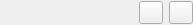
<?xml version="1.0" encoding="UTF-8"?>
<ui version="4.0">
 <class>qSlicerMergeNodesAddSelectorWidget</class>
 <widget class="qSlicerWidget" name="qSlicerMergeNodesAddSelectorWidget">
  <property name="geometry">
   <rect>
    <x>0</x>
    <y>0</y>
    <width>193</width>
    <height>25</height>
   </rect>
  </property>
  <property name="windowTitle">
   <string>Form</string>
  </property>
  <layout class="QVBoxLayout" name="verticalLayout_2">
   <property name="leftMargin">
    <number>0</number>
   </property>
   <property name="topMargin">
    <number>0</number>
   </property>
   <property name="rightMargin">
    <number>0</number>
   </property>
   <property name="bottomMargin">
    <number>0</number>
   </property>
   <item>
    <layout class="QHBoxLayout" name="hLayout">
     <item>
      <spacer name="horizontalSpacer">
       <property name="orientation">
        <enum>Qt::Horizontal</enum>
       </property>
       <property name="sizeHint" stdset="0">
        <size>
         <width>40</width>
         <height>20</height>
        </size>
       </property>
      </spacer>
     </item>
     <item>
      <widget class="QToolButton" name="addSelectorBtn">
       <property name="toolTip">
        <string>Add node selector</string>
       </property>
       <property name="text">
        <string/>
       </property>
      </widget>
     </item>
     <item>
      <widget class="QToolButton" name="removeSelectorBtn">
       <property name="toolTip">
        <string>Remove node selector</string>
       </property>
       <property name="text">
        <string/>
       </property>
      </widget>
     </item>
    </layout>
   </item>
  </layout>
 </widget>
 <customwidgets>
  <customwidget>
   <class>qSlicerWidget</class>
   <extends>QWidget</extends>
   <header>qSlicerWidget.h</header>
   <container>1</container>
  </customwidget>
 </customwidgets>
 <resources/>
 <connections/>
</ui>
